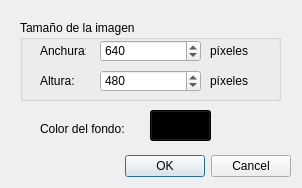
<?xml version="1.0" encoding="UTF-8"?>
<ui version="4.0">
 <class>DialogNueva</class>
 <widget class="QDialog" name="DialogNueva">
  <property name="windowModality">
   <enum>Qt::WindowModality::NonModal</enum>
  </property>
  <property name="geometry">
   <rect>
    <x>0</x>
    <y>0</y>
    <width>302</width>
    <height>188</height>
   </rect>
  </property>
  <property name="minimumSize">
   <size>
    <width>302</width>
    <height>188</height>
   </size>
  </property>
  <property name="maximumSize">
   <size>
    <width>302</width>
    <height>188</height>
   </size>
  </property>
  <property name="windowTitle">
   <string>Nueva imagen...</string>
  </property>
  <property name="windowIcon">
   <iconset resource="recursos.qrc">
    <normaloff>:/imagenes/icono.png</normaloff>:/imagenes/icono.png</iconset>
  </property>
  <property name="modal">
   <bool>false</bool>
  </property>
  <widget class="QDialogButtonBox" name="buttonBox">
   <property name="geometry">
    <rect>
     <x>30</x>
     <y>150</y>
     <width>261</width>
     <height>32</height>
    </rect>
   </property>
   <property name="sizePolicy">
    <sizepolicy hsizetype="Fixed" vsizetype="Fixed">
     <horstretch>0</horstretch>
     <verstretch>0</verstretch>
    </sizepolicy>
   </property>
   <property name="orientation">
    <enum>Qt::Orientation::Horizontal</enum>
   </property>
   <property name="standardButtons">
    <set>QDialogButtonBox::StandardButton::Cancel|QDialogButtonBox::StandardButton::Ok</set>
   </property>
  </widget>
  <widget class="QGroupBox" name="groupBox">
   <property name="geometry">
    <rect>
     <x>20</x>
     <y>20</y>
     <width>261</width>
     <height>81</height>
    </rect>
   </property>
   <property name="title">
    <string>Tamaño de la imagen</string>
   </property>
   <property name="flat">
    <bool>false</bool>
   </property>
   <widget class="QLabel" name="label">
    <property name="geometry">
     <rect>
      <x>20</x>
      <y>20</y>
      <width>46</width>
      <height>21</height>
     </rect>
    </property>
    <property name="text">
     <string>Anchura:</string>
    </property>
   </widget>
   <widget class="QLabel" name="label_2">
    <property name="geometry">
     <rect>
      <x>20</x>
      <y>50</y>
      <width>46</width>
      <height>21</height>
     </rect>
    </property>
    <property name="text">
     <string>Altura:</string>
    </property>
   </widget>
   <widget class="QSpinBox" name="spinBox">
    <property name="geometry">
     <rect>
      <x>80</x>
      <y>20</y>
      <width>101</width>
      <height>22</height>
     </rect>
    </property>
    <property name="minimum">
     <number>1</number>
    </property>
    <property name="maximum">
     <number>10000</number>
    </property>
    <property name="value">
     <number>640</number>
    </property>
   </widget>
   <widget class="QSpinBox" name="spinBox_2">
    <property name="geometry">
     <rect>
      <x>80</x>
      <y>50</y>
      <width>101</width>
      <height>22</height>
     </rect>
    </property>
    <property name="minimum">
     <number>1</number>
    </property>
    <property name="maximum">
     <number>10000</number>
    </property>
    <property name="value">
     <number>480</number>
    </property>
   </widget>
   <widget class="QLabel" name="label_3">
    <property name="geometry">
     <rect>
      <x>190</x>
      <y>20</y>
      <width>46</width>
      <height>21</height>
     </rect>
    </property>
    <property name="text">
     <string>píxeles</string>
    </property>
   </widget>
   <widget class="QLabel" name="label_4">
    <property name="geometry">
     <rect>
      <x>190</x>
      <y>50</y>
      <width>46</width>
      <height>21</height>
     </rect>
    </property>
    <property name="text">
     <string>píxeles</string>
    </property>
   </widget>
  </widget>
  <widget class="QLabel" name="label_5">
   <property name="geometry">
    <rect>
     <x>40</x>
     <y>118</y>
     <width>111</width>
     <height>21</height>
    </rect>
   </property>
   <property name="text">
    <string>Color del fondo:</string>
   </property>
  </widget>
  <widget class="QPushButton" name="pushButton">
   <property name="geometry">
    <rect>
     <x>150</x>
     <y>110</y>
     <width>61</width>
     <height>31</height>
    </rect>
   </property>
   <property name="styleSheet">
    <string notr="true">background-color: rgb(0, 0, 0);</string>
   </property>
   <property name="text">
    <string/>
   </property>
   <property name="default">
    <bool>false</bool>
   </property>
   <property name="flat">
    <bool>false</bool>
   </property>
  </widget>
 </widget>
 <resources>
  <include location="recursos.qrc"/>
 </resources>
 <connections>
  <connection>
   <sender>buttonBox</sender>
   <signal>accepted()</signal>
   <receiver>DialogNueva</receiver>
   <slot>accept()</slot>
   <hints>
    <hint type="sourcelabel">
     <x>248</x>
     <y>254</y>
    </hint>
    <hint type="destinationlabel">
     <x>157</x>
     <y>274</y>
    </hint>
   </hints>
  </connection>
  <connection>
   <sender>buttonBox</sender>
   <signal>rejected()</signal>
   <receiver>DialogNueva</receiver>
   <slot>reject()</slot>
   <hints>
    <hint type="sourcelabel">
     <x>316</x>
     <y>260</y>
    </hint>
    <hint type="destinationlabel">
     <x>286</x>
     <y>274</y>
    </hint>
   </hints>
  </connection>
 </connections>
</ui>
